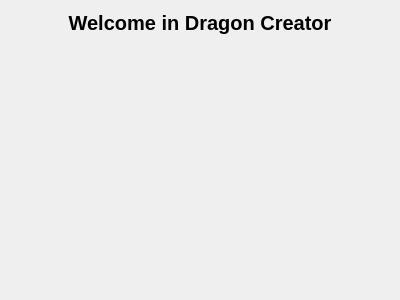
<?xml version="1.0" encoding="UTF-8"?>
<ui version="4.0">
 <class>WelcomeWidget</class>
 <widget class="QWidget" name="WelcomeWidget">
  <property name="geometry">
   <rect>
    <x>0</x>
    <y>0</y>
    <width>400</width>
    <height>300</height>
   </rect>
  </property>
  <property name="windowTitle">
   <string>Form</string>
  </property>
  <layout class="QGridLayout" name="gridLayout_2">
   <item row="0" column="0">
    <widget class="QLabel" name="label">
     <property name="font">
      <font>
       <pointsize>15</pointsize>
       <weight>75</weight>
       <italic>false</italic>
       <bold>true</bold>
       <underline>false</underline>
       <strikeout>false</strikeout>
      </font>
     </property>
     <property name="text">
      <string>Welcome in Dragon Creator</string>
     </property>
     <property name="alignment">
      <set>Qt::AlignHCenter|Qt::AlignTop</set>
     </property>
    </widget>
   </item>
  </layout>
 </widget>
 <resources/>
 <connections/>
</ui>
